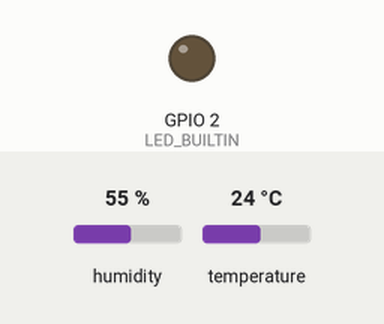
This program was run on a simulated ESP32. Parts: output pins drawn as LEDs (lit = HIGH). The test bench sets the inputs (shaded band); at power-on: humidity 55 %, temperature 24 °C. WiFi joins after 1.5 s; servers stay silent unless stated; no MQTT or app messages arrive unless stated; not simulated (calls return 0 or success): secrets.h; names the files do not define were given values by the test bench: MQTT_PORT = 1883; what the program prints to the serial monitor is not drawn.

Above: at 31.8 s.
At 60.07 s:
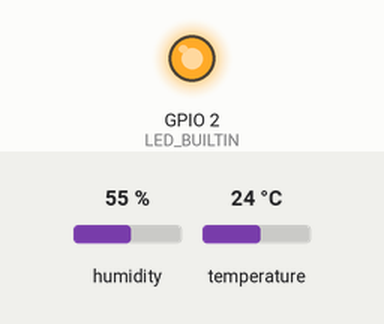
Timing chart, 0 to 81.7 s (numbered marks = the images above):
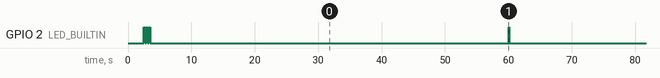

Measured:
- by itself, GPIO 2 (LED_BUILTIN): HIGH → LOW at 2.7 s, → HIGH 0.20 s later, → LOW 0.20 s later, → HIGH 0.20 s later, … (9 changes in this stretch)

The program:

main.cpp
```cpp
#include <Arduino.h>
#include <WiFi.h>
#include <PubSubClient.h>
#include <DHT.h>
#include "secrets.h"

const char* TOPIC_TEMPERATURE = "home/living_room/temperature";
const char* TOPIC_HUMIDITY = "home/living_room/humidity";
const char* TOPIC_STATUS = "home/living_room/status";

#define DHT_PIN 4
#define DHT_TYPE DHT11

const unsigned long SENSOR_READ_INTERVAL = 60000;
const unsigned long WIFI_RETRY_DELAY = 5000;
const unsigned long MQTT_RETRY_DELAY = 5000;

#define LED_BUILTIN 2

WiFiClient wifiClient;
PubSubClient mqttClient(wifiClient);
DHT dht(DHT_PIN, DHT_TYPE);

unsigned long lastSensorRead = 0;

void setupWiFi();
void setupMQTT();
void reconnectMQTT();
void readAndPublishSensorData();
void blinkLED(int times, int delayMs);

void setup() {
  Serial.begin(115200);
  delay(1000);

  pinMode(LED_BUILTIN, OUTPUT);
  digitalWrite(LED_BUILTIN, LOW);

  dht.begin();
  Serial.println("Sensor initialized on GPIO " + String(DHT_PIN));

  setupWiFi();
  setupMQTT();
  blinkLED(3, 200);

  Serial.println("\n[SYSTEM] Setup complete. Starting main loop...\n");
}

void loop() {
  if (WiFi.status() != WL_CONNECTED) {
    setupWiFi();
  }

  if (!mqttClient.connected()) {
    reconnectMQTT();
  }
  mqttClient.loop();

  unsigned long currentMillis = millis();
  if (currentMillis - lastSensorRead >= SENSOR_READ_INTERVAL) {
    lastSensorRead = currentMillis;
    readAndPublishSensorData();
  }
}

void setupWiFi() {
  Serial.print("Connecting to ");
  Serial.println(WIFI_SSID);

  WiFi.mode(WIFI_STA);
  WiFi.begin(WIFI_SSID, WIFI_PASSWORD);

  int attempts = 0;
  while (WiFi.status() != WL_CONNECTED && attempts < 20) {
    delay(500);
    Serial.print(".");
    attempts++;
  }

  if (WiFi.status() == WL_CONNECTED) {
    Serial.print("IP Address: ");
    Serial.println(WiFi.localIP());
  } else {
    Serial.println("\nFailed to connect. Will retry...");
  }
}

void setupMQTT() {
  mqttClient.setServer(MQTT_BROKER, MQTT_PORT);
  Serial.print("[MQTT] Broker configured: ");
  Serial.print(MQTT_BROKER);
  Serial.print(":");
  Serial.println(MQTT_PORT);
}

void reconnectMQTT() {
  while (!mqttClient.connected()) {
    Serial.print("[MQTT] Attempting connection...");

    if (mqttClient.connect(MQTT_CLIENT_ID, MQTT_USERNAME, MQTT_PASSWORD)) {
      Serial.println(" connected");
      mqttClient.publish(TOPIC_STATUS, "online", true);
      Serial.println("[MQTT] Published online status");
    } else {
      Serial.print(" failed, rc=");
      Serial.print(mqttClient.state());
      Serial.println(". Retrying in 5 seconds...");
      delay(MQTT_RETRY_DELAY);
    }
  }
}

void readAndPublishSensorData() {
  float humidity = dht.readHumidity();
  float temperature = dht.readTemperature();

  if (isnan(humidity) || isnan(temperature)) {
    Serial.println("[DHT] Error: Failed to read from sensor!");
    return;
  }

  Serial.print("[Temperature: ");
  Serial.print(temperature);
  Serial.println(" °C");
  Serial.print("Humidity: ");
  Serial.print(humidity);
  Serial.println(" %");

  char tempStr[8];
  char humStr[8];
  dtostrf(temperature, 4, 1, tempStr);
  dtostrf(humidity, 4, 1, humStr);

  if (mqttClient.connected()) {
    bool tempPublished = mqttClient.publish(TOPIC_TEMPERATURE, tempStr);
    bool humPublished = mqttClient.publish(TOPIC_HUMIDITY, humStr);

    if (tempPublished && humPublished) {
      Serial.println("Data published successfully");
      blinkLED(1, 100);
    } else {
      Serial.println("Error: Failed to publish data");
    }
  } else {
    Serial.println("Error: Not connected to broker");
  }
}

void blinkLED(int times, int delayMs) {
  for (int i = 0; i < times; i++) {
    digitalWrite(LED_BUILTIN, HIGH);
    delay(delayMs);
    digitalWrite(LED_BUILTIN, LOW);
    delay(delayMs);
  }
}
```
